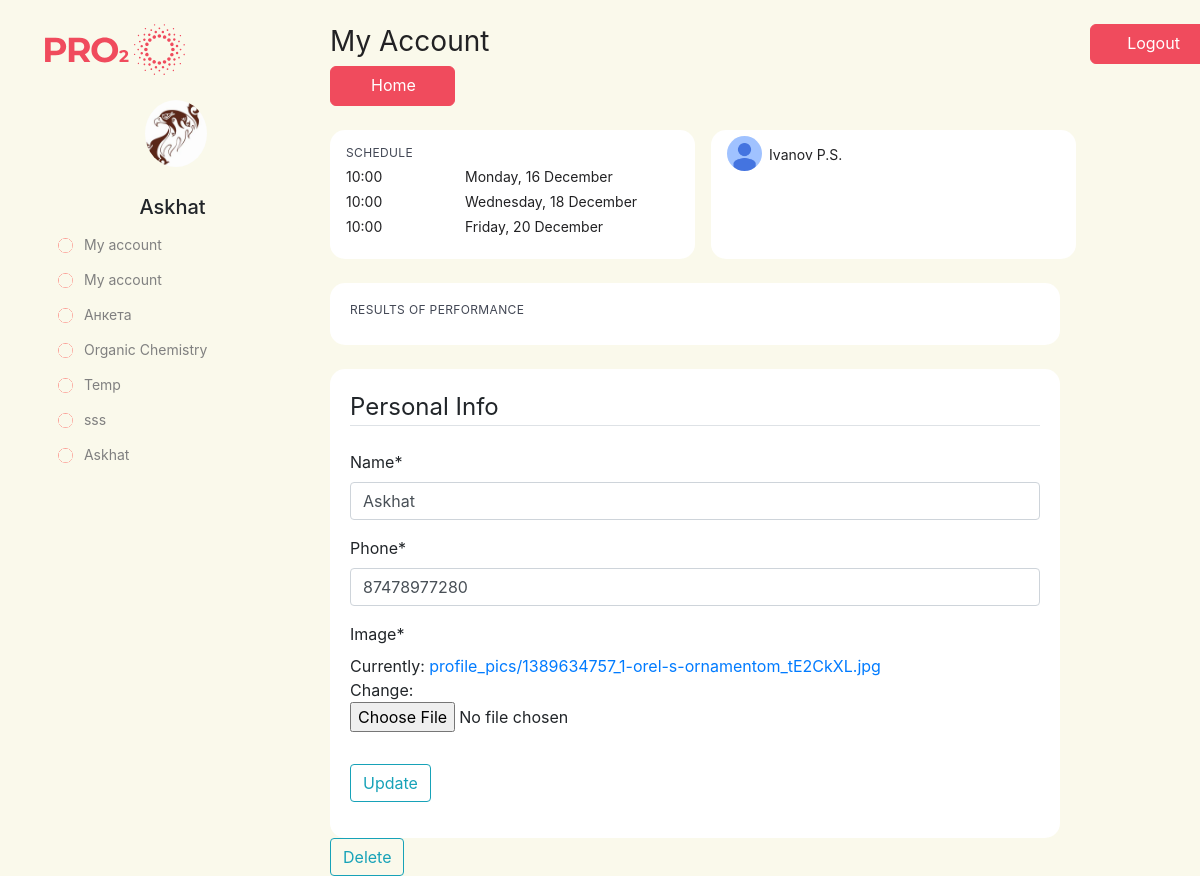
/personal-page/ (signed in), run on an earlier commit of the app's database.
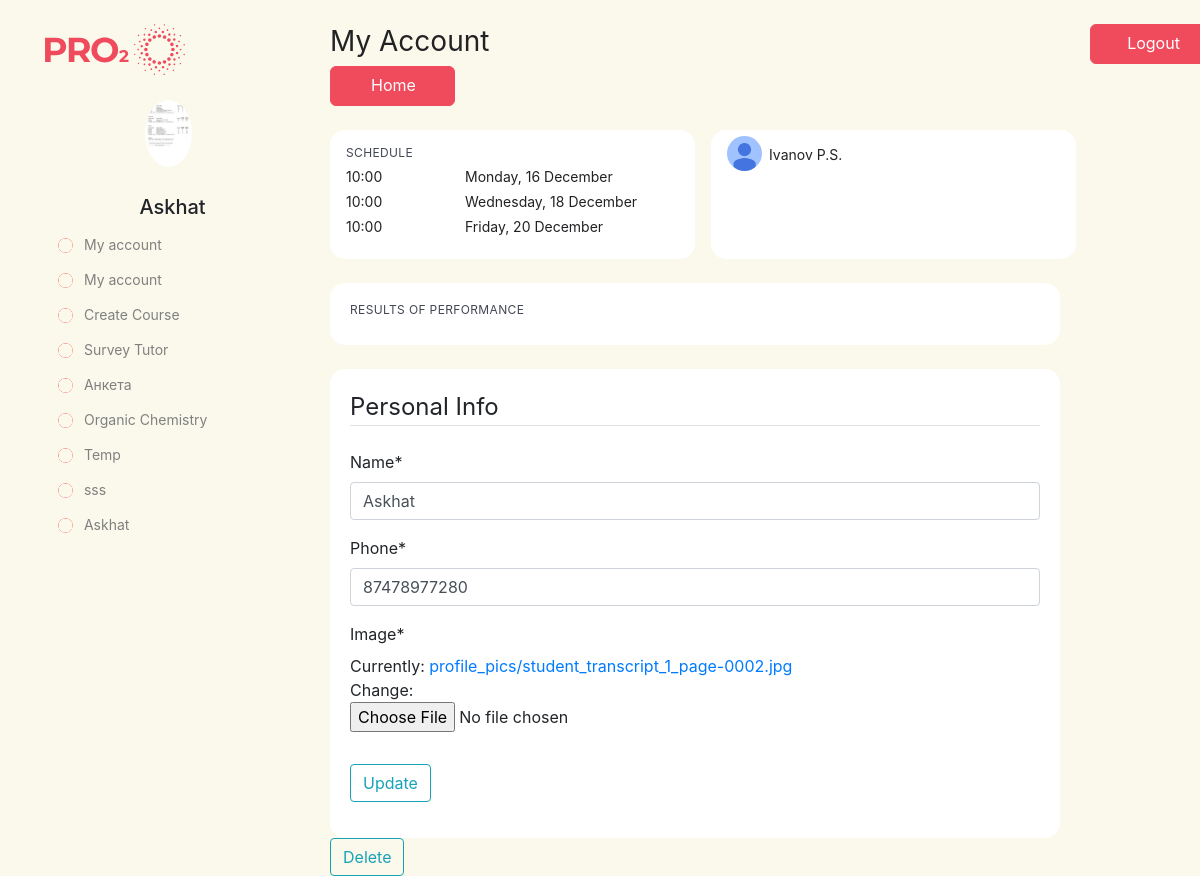
And on a later commit of the database.
### main/models.py (models this page shows, shortened)
class Person(AbstractBaseUser, PermissionsMixin):
    name = models.CharField(max_length=50)
    email = models.EmailField(_('email address'),  primary_key=True)
    password = models.CharField(max_length=1000)
    phone = models.CharField(max_length=25)
    person_type = models.BooleanField(default=False)
    is_paid = models.BooleanField(default=False)
    is_staff = models.BooleanField(default=False)
    is_god = models.BooleanField(default=False)
    image = models.ImageField(default='default.jpg', upload_to='profile_pics')
    is_active = models.BooleanField(default=True)
    is_admin = models.BooleanField(default=False)
    USERNAME_FIELD = 'email'
    REQUIRED_FIELDS = ['name','password','phone',person_type]
    objects = CustomUserManager()

class CourseTaken(models.Model):
    user_email = models.CharField(max_length=100)
    course_name = models.CharField(max_length=100)
    is_paid = models.BooleanField(default=False)

### main/views.py (the view)
# urls.py: path('personal-page/',views.personal_page, name='main-personal_page'),
@login_required
def personal_page(request):
    if request.POST.get('delete', None) != None :
        Person.objects.filter(email=request.user.email).first().delete()
        messages.success(request, f'Your account deleted')
        return redirect('main-home')
    if request.method == 'POST':
        p_form = PersonUpdateForm(request.POST,
                                   request.FILES,
                                   instance=request.user)
        if p_form.is_valid():
            p_form.save()
            messages.success(request, f'Your account has been updated!')
            return redirect('main-personal_page')
    else:
        courses = CourseTaken.objects.filter(user_email = request.user.email)
        p_form = PersonUpdateForm(instance=request.user)
    context = {
        'p_form' : p_form ,
        'courses' : courses
    }
    return render(request, 'main/personal.html', context)

### users/forms.py
class PersonUpdateForm(forms.ModelForm):
    class Meta:
        model = Person
        fields = ['name','phone','image']

### main/templates/main/personal.html (shortened to what this page needs)
{% extends "main/base.html" %}
{% load static %}
{% load crispy_forms_tags %}
{% block title %}
    <link rel="stylesheet" type="text/css" href="{% static 'main/personal.css' %}">
{% endblock %}
{% block content %}
    <br/>
    <div class="row padding">
        <div class="col-lg-3 left-side">
            <img src="/media/Logo.svg" class="img-fluid">
            <br/>
            <div class="media photo">
                <img class="rounded-circle account-img custom-img" src="{{ user.image.url }}">
            </div>
            <h5 class="center">{{user.name}}</h5>
            <a href="{% url 'main-personal_page' %}" class="btn btn-primary btn-custom"><img class="rounded-circle account-img custom-img-xs" src="/media/circle.png">
                <span class="en-text">&ensp; My account</span>
            </a>
            <a href="{% url 'yoda' %}" class="btn btn-primary btn-custom"><img class="rounded-circle account-img custom-img-xs" src="/media/circle.png">
                <span class="en-text">&ensp; My account</span>
            </a>
            {% if user.is_god %}
                <a href="{% url 'create-course' %}" class="btn btn-primary btn-custom"><img class="rounded-circle account-img custom-img-xs" src="/media/circle.png">
                    <span class="en-text">&ensp; Create Course</span>
                </a>
            {% endif %}
            {% if user.person_type %}
                <a href="{% url 'survey-tutor' %}" class="btn btn-primary btn-custom"><img class="rounded-circle account-img custom-img-xs" src="/media/circle.png">
                    <span class="en-text">&ensp; Survey Tutor</span>
                </a>
            {% endif %}
            {% if user.is_paid %}
                <a href="{% url 'survey' %}" class="btn btn-primary btn-custom"><img class="rounded-circle account-img custom-img-xs" src="/media/circle.png">
                    <span class="en-text">&ensp; Анкета</span>
                </a>
                {% for course in courses %}
                    {% if course.is_paid %}
                        <a href="{% url 'course-my' %}" id = "{{course.course_name}}" type ="button" class="btn btn-primary btn-custom course-list"><img class="rounded-circle account-img custom-img-xs" src="/media/circle.png">
                            <span class="en-text">&ensp; {{ course.course_name }}</span>
                        </a>
                    {% endif %}
                {% endfor %}
            {% endif %}
        </div>
        <div class="col-lg-8 right-side">
            <div class="form-inline">
            <h2 class="my-account">
                <span class="en-text">My Account&emsp;&emsp;&emsp;&emsp;&emsp;&emsp;&emsp;&emsp;&emsp;&emsp;&emsp;&emsp;&emsp;&emsp;&emsp;&emsp;</span>
            </h2>
            <a href="{% url 'main-home' %}" class="btn btn-primary btn-red">
                <span class="en-text">Home</span>
            </a>
            </div>
            <br/>
            <div class="wrapper">
                <div class="white-back">
                    <h5 class="text-left header">
                        <span class="en-text">SCHEDULE</span>
                    </h5>
                    <h5 class="text-left text-inside">
                        10:00
                        <span class="tab">Monday, 16 December</span>
                    </h5>
                    <h5 class="text-left text-inside">
                        10:00<span class="tab">Wednesday, 18 December</span>
                    </h5>
                    <h5 class="text-left text-inside">
                        10:00<span class="tab">Friday, 20 December</span>
                    </h5>
                </div>
                <div class="media white-back">
                        <img class="rounded-circle account-img custom-img-small" src="/media/default.jpg">
                        <h5 class="name">&ensp;Ivanov P.S.</h5>
                </div>
            </div>
                <br/>
                <div class="result white-back">
                    <h5 class="text-left header">
                        <span class="en-text">RESULTS OF PERFORMANCE</span>
                    </h5>
                </div>
                <br/>
                <div class="result white-back">
                    <form method="POST" enctype="multipart/form-data">
                        <fieldset class="form-group">
                            <legend class="border-bottom mb-4">
                                <span class="en-text">Personal Info</span>
                            </legend>
                            {{ p_form|crispy }}
                        </fieldset>
                        <div class="form-group">
                            <button class="btn btn-outline-info" type="submit">
                                <span class="en-text">Update</span>
                            </button>
                        </div>
                    </form>
                </div>
                <form method="POST" enctype="multipart/form-data">
                    <button class="btn btn-outline-info" type="submit">
                        <span class="en-text">Delete</span>
                    </button>
                </form>
        </div>
        <div class="col-lg-1">
            <a href="{% url 'logout' %}" class="btn btn-primary btn-red">
                <span class="en-text">Logout</span>
            </a>
        </div>
    </div>
{% endblock content %}

### main/templates/main/base.html (shortened to what this page needs)
{% load static %}
<!DOCTYPE html>
<html lang="en">
<head>
    <link rel="stylesheet" href="https://maxcdn.bootstrapcdn.com/bootstrap/4.0.0/css/bootstrap.min.css">
    {% block title %}{% endblock %}
</head>
<body>
    <div class="container">
        {% block content %}{% endblock %}
    </div>
</body>
</html>

### main/static/main/personal.css (style rules this page uses)
body { background-color: #faf9eb; }
.left-side { background-color: #faf9eb; }
.right-side { background-color: #faf9eb; }
.custom-img { max-height: 200px; max-width: 200px; width: 70%; height: 70%; width: auto; position:relative; left: +100px; }
.custom-img-small { max-height: 35px; max-width: 35px; width: 70%; height: 70%; width: auto; position:relative; top: -10px; }
.custom-img-xs { max-height: 15px; max-width: 15px; width: 70%; height: 70%; width: auto; position:relative; top: +1px; }
.center { text-align: center; }
.btn-custom { background-color: #faf9eb; color: gray; border-color: #faf9eb; position: static; font-family: Museo Sans Cyrl 500; font-style: normal; font-weight: normal; font-size: 14px; display: flex; align-items: center; flex: none; order: 1; align-self: center; }
.wrapper { display: grid; grid-gap:1em; grid-template-columns: 50% 50%; }
.wrapper > div { padding: 1em; }
.text-left { text-align: left; }
.text-inside { left: 50.36%; right: 42.03%; top: 13.9%; bottom: 84.4%; font-family: Museo Sans Cyrl 500; font-style: normal; font-weight: normal; font-size: 14px; line-height: 17px; display: flex; align-items: center; text-align: right; color: #222224; }
.tab { position:absolute; left:150px; }
.white-back { background-color: white; border-radius: 15px; padding: 20px; }
.result { grid-column: 1/3; }
.btn-red { left: 0px; right: 0px; top: 0px; bottom: 0px; width: 125px; height: 40px; padding-right: 10px; background: #F04B5D; border-radius: 6px; border-color: #F04B5D; }
.my-account { left: 39.32%; right: 52.81%; top: 2.6%; bottom: 94%; font-family: Museo Sans Cyrl 500; font-style: normal; font-weight: normal; font-size: 28px; line-height: 34px; display: flex; align-items: center; color: #222224; }
.header { left: 40.47%; right: 56.15%; top: 9.8%; bottom: 88.7%; font-family: Museo Sans Cyrl 500; font-style: normal; font-weight: normal; font-size: 12px; line-height: 14px; display: flex; align-items: center; letter-spacing: 0.03em; text-transform: uppercase; color: #424754; }
.name { left: 64.22%; right: 32.4%; top: 10%; bottom: 88.3%; font-family: Museo Sans Cyrl 500; font-style: normal; font-weight: normal; font-size: 14px; line-height: 17px; display: flex; align-items: center; color: #222224; }
.photo { width: 120px; height: 120px; left: 490px; top: 114px; padding-top: 25px; }

What changed in the data, as far as the page shows it:
changed Person "Askhat": image: a different picture; is_god False → True (drawn); person_type False → True (drawn)
Also different on the page:
text no longer shown: "Name * Phone * Image * Currently: profile_pics/1389634757_1-orel-s-ornamentom_tE2CkXL.jpg Change:"
text now shown: "Create Course Survey Tutor Name * Phone * Image * Currently: profile_pics/student_transcript_1_page-0002.jpg Change:"
